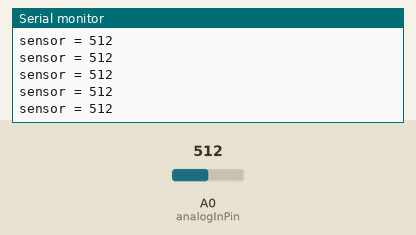
Simulated run of this sketch. Board: Arduino Uno, built with avr-gcc and run on an emulated ATmega328P. Parts: the last lines printed to the serial monitor. Inputs (shaded band) come from the test bench; at power-on: A0 (analogInPin) = 512.

Above: at 8.7 s.
8.8 s: A0 (analogInPin) set to 992
At 9.4 s:
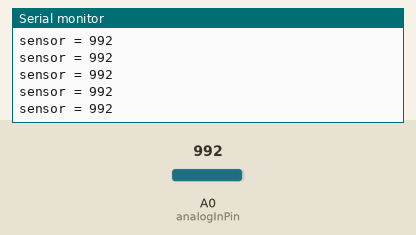
10.3 s: A0 (analogInPin) set to 1018
At 10.8 s:
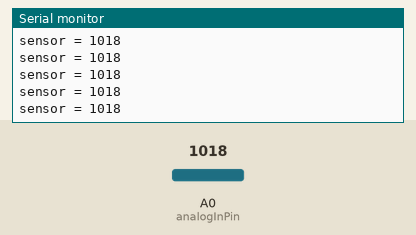
Timing chart, 0 to 13.3 s (numbered marks = the images above; inputs shaded):
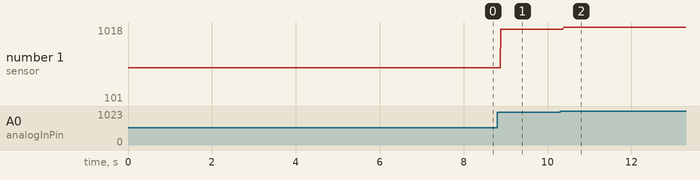

The sketch:

testVeloStat.ino
```cpp
const int analogInPin = A0;  // Analog input pin that the potentiometer is attached to
int sensorValue = 0;        // value read from the pot

void setup() {
  // initialize serial communications at 9600 bps:
  Serial.begin(9600);
 pinMode(A0, INPUT_PULLUP);
}

void loop() {
  // read the analog in value:
  sensorValue = analogRead(analogInPin);
  // print the results to the serial monitor:
  Serial.print("sensor = " );
  Serial.println(sensorValue);

//if (sensorValue < 100){
//  Serial.println("leds triggered");
//colorWipe(strip.Color(255, 0, 0), 25);
//colorWipe(strip.Color(0, 0, 0), 25);
//}

}

//void colorWipe(uint32_t c, uint8_t wait) {
//  for(uint16_t i=0; i<strip.numPixels(); i++) {
//      strip.setPixelColor(i, c);
//      strip.show();
//      delay(wait);
//  }
//}
```

Measured:
- after the input at 8.8 s, the serial monitor: prints a new line after 0.08 s (image 1)
- after the input at 10.3 s, the serial monitor: prints a new line after 0.08 s (image 2)
- plotted number 1: 512 → 992 after the input at 8.8 s, 992 → 101 after the input at 10.3 s
